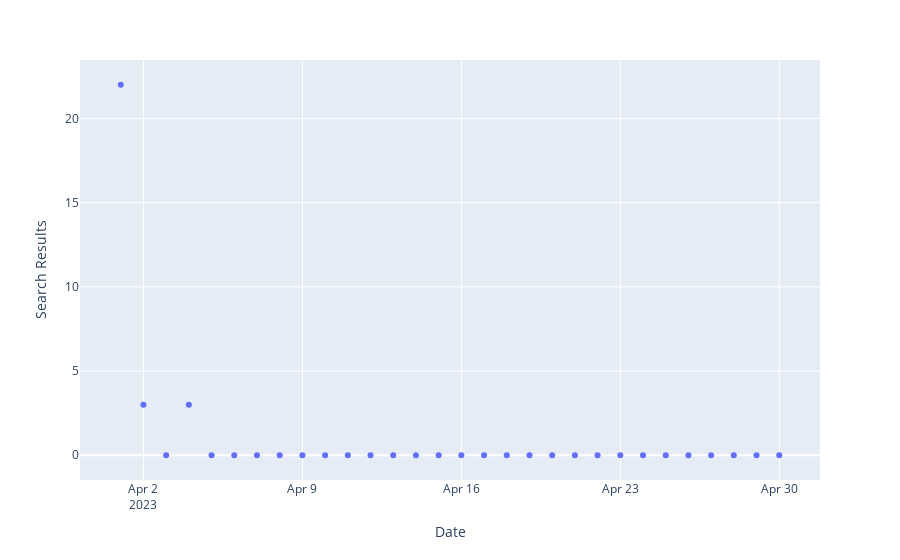

Notebook code for this chart:
### Code cell
import plotly.express as px

#use data from dataframe created in last cell
data = df

#create a scatterplot to show how many new results showed per day. 
px.scatter(data, x="Date", y="Search Results")

### Figure 1 — Plotly figure (JSON) as saved in the notebook; plotly's stock layout.template omitted (floating-point values rounded to 4 significant figures)
{"data": [{"hovertemplate": "Date=%{x}<br>Search Results=%{y}<extra></extra>", "legendgroup": "", "marker": {"color": "#636efa", "symbol": "circle"}, "mode": "markers", "name": "", "orientation": "v", "showlegend": false, "type": "scatter", "x": ["2023-04-01T00:00:00", "2023-04-02T00:00:00", "2023-04-03T00:00:00", "2023-04-04T00:00:00", "2023-04-05T00:00:00", "2023-04-06T00:00:00", "2023-04-07T00:00:00", "2023-04-08T00:00:00", "2023-04-09T00:00:00", "2023-04-10T00:00:00", "2023-04-11T00:00:00", "2023-04-12T00:00:00", "2023-04-13T00:00:00", "2023-04-14T00:00:00", "2023-04-15T00:00:00", "2023-04-16T00:00:00", "2023-04-17T00:00:00", "2023-04-18T00:00:00", "2023-04-19T00:00:00", "2023-04-20T00:00:00", "2023-04-21T00:00:00", "2023-04-22T00:00:00", "2023-04-23T00:00:00", "2023-04-24T00:00:00", "2023-04-25T00:00:00", "2023-04-26T00:00:00", "2023-04-27T00:00:00", "2023-04-28T00:00:00", "2023-04-29T00:00:00", "2023-04-30T00:00:00"], "xaxis": "x", "y": [22, 3, 0, 3, 0, 0, 0, 0, 0, 0, 0, 0, 0, 0, 0, 0, 0, 0, 0, 0, 0, 0, 0, 0, 0, 0, 0, 0, 0, 0], "yaxis": "y"}], "layout": {"legend": {"tracegroupgap": 0}, "margin": {"t": 60}, "xaxis": {"anchor": "y", "domain": [0, 1], "title": {"text": "Date"}}, "yaxis": {"anchor": "x", "domain": [0, 1], "title": {"text": "Search Results"}}}}
